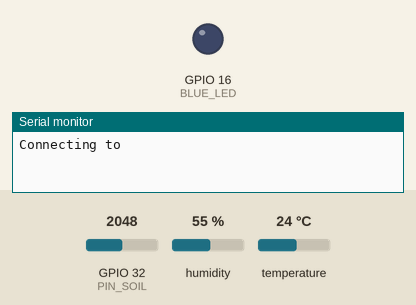
Bench run of a sketch on a simulated ESP32. On the bench: output pins drawn as LEDs (lit = HIGH), the last lines printed to the serial monitor. Inputs (shaded band) come from the test bench; at power-on: GPIO 32 (PIN_SOIL) = 2048, humidity 55 %, temperature 24 °C. WiFi joins after 1.5 s; servers stay silent unless stated; EEPROM starts erased; no MQTT or app messages arrive unless stated.

Above: at 0.1 s.
At 4.7 s:
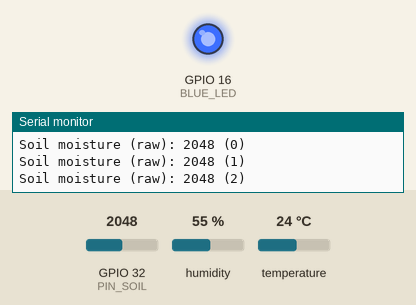
4.8 s: GPIO 32 (PIN_SOIL) set to 3603
Timing chart, 0 to 7.8 s (numbered marks = the images above; inputs shaded):
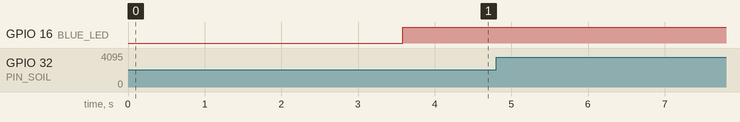

The sketch:

sensor-mqtt.ino
```cpp
#include <WiFi.h>
#include <PubSubClient.h>
#include <DHTesp.h>
#include <Preferences.h>
#include <ESPmDNS.h>
//DHT11 things
#include "DHT.h"

#define DHTPIN 22
#define DHTTYPE DHT11
#define PIN_SOIL 32

DHT dht(DHTPIN, DHTTYPE);

const int BLUE_LED = 16;

const char* ssid = "";
const char* password = "";
const char* mqttServer = "192.168.1.28";
const int mqttPort = 1883;
const char* mqttUser = "";
const char* mqttPassword = "";
const char* mqttTopic = "homeassistant/esp32/%s_002/state";

float asoilmoist = NAN;
float asoilmoistRaw = NAN;
float humidity = dht.readHumidity();
float temperature = dht.readTemperature();

Preferences preferences;

WiFiClient espClient;
PubSubClient client(espClient);

void setup_wifi() {
  delay(10);
  Serial.println();
  Serial.print("Connecting to ");
  Serial.println(ssid);

  WiFi.begin(ssid, password);

  while (WiFi.status() != WL_CONNECTED) {
    delay(500);
    Serial.print(".");
  }

  Serial.println("");
  Serial.print("WiFi connected - ESP IP address: ");
  Serial.println(WiFi.localIP());
}

void smoothValue(float newValue, float& oldValue, String type){
  Serial.println("");
  if(isnan(newValue)) {
    Serial.printf("Failed read NaN for new %s value", type);
    Serial.println("");
  } else {
    Serial.print("Read ");
    Serial.print(newValue);
    Serial.printf(" for new %s value", type);
    Serial.println("");
    if(isnan(oldValue)){
      oldValue = newValue;
    } else {
      oldValue = 0.3*oldValue + 0.7*newValue;
    }
  }
}

float toPercentage(int value, int valueMin, int valueMax, bool revert, String type) {
  {
    char prefName[100];
    sprintf(prefName, "per.%s", type);
    preferences.begin(prefName, false);
  }
  valueMin = preferences.getInt("min", valueMin);
  valueMax = preferences.getInt("max", valueMax);
  if ( value > valueMax ) {
    valueMax = value;
    Serial.printf("Saving new max: %d\n", valueMax);
    preferences.putInt("max", valueMax);
  } else if ( value < valueMin ) {
    valueMin = value;
    Serial.printf("Saving new min: %d\n", valueMin);
    preferences.putInt("min", valueMin);
  }
  preferences.end();

  Serial.printf("Value: %d, Min: %d, Max: %d\n", value, valueMin, valueMax);

  float per = 100.0 * (value - valueMin) / (valueMax - valueMin);
  if ( revert ) {
    per = 100 - per;
  }

  return per;
}

void readMoisture() { // Fetching data from ADC
  const int nb_readings = 20;
  const int measures_time = 10000;
  int soilMoistureLevel = 0;

  for( int i = 0 ; i < nb_readings; i++ ) {
    int reading = analogRead(PIN_SOIL);
    soilMoistureLevel += reading;
    Serial.printf("Soil moisture (raw): %d (%d)\n", reading, i);
    delay(measures_time/nb_readings);
  }
  soilMoistureLevel /= nb_readings;
  Serial.printf("Soil moisture (raw): %d\n", soilMoistureLevel);

  //exponential smoothing of soil moisture
  asoilmoistRaw = toPercentage(soilMoistureLevel, 1100, 3000, true, "soil");
  if (isnan(asoilmoist)) {
    Serial.println("First time moisture read!");
    asoilmoist = asoilmoistRaw;
  } else {
    asoilmoist = 0.9*asoilmoist + 0.1*asoilmoistRaw;
  }

  Serial.printf("Soil moisture (corrected): %.2f%%\n", asoilmoist);
}

void readTemperature() {
  smoothValue(dht.readTemperature(), temperature, "Temperature");
}

void readHumidity() {
  smoothValue(dht.readHumidity(), humidity, "Humidity");
}

void setup() {
  pinMode(BLUE_LED, OUTPUT);
  digitalWrite(BLUE_LED, 0);
  Serial.begin(115200);
  setup_wifi();
  client.setServer(mqttServer, mqttPort);

  dht.begin();
  delay(2000);
}

void loop() {
  if (!client.connected()) {
    digitalWrite(BLUE_LED, 0);
    reconnect();
    digitalWrite(BLUE_LED, 1);
  }
  client.loop();
  Serial.println("");

  readMoisture();
  if(!isnan(asoilmoist) && !isnan(asoilmoistRaw)){
    Serial.printf("Sending moisture %f", asoilmoist);
    Serial.println("");
    publishMoisture(asoilmoist, asoilmoistRaw);
  } else {
    Serial.println("Failed to read mositure");
  }

  // Read the values
  readTemperature();
  if(!isnan(temperature)){
    Serial.printf("Sending temperature %f", temperature);
    Serial.println("");
    publishTemperature(temperature);
  } else {
    Serial.println("Failed to read temperature");
  }

  readHumidity();
  if(!isnan(humidity)){
    Serial.printf("Sending humidity %f", humidity);
    Serial.println("");
    publishHumidity(humidity);
  } else {
    Serial.println("Failed to read humidity");
  }

  delay(10000);  // Wait for 2 seconds before publishing the next message
}

void reconnect() {
  while (!client.connected()) {
    Serial.print("Attempting MQTT connection...");
    if (client.connect("ESP32Client", mqttUser, mqttPassword)) {
      Serial.println("connected");
    } else {
      Serial.print("failed, rc=");
      Serial.print(client.state());
      Serial.println(" try again in 5 seconds");
      delay(5000);
    }
  }
}

void publishTemperature(float value) {
  char message[50];
  char formattedTopic[50];
  sprintf(message, "{\"ok\":true,\"temp\":%f}", value);
  sprintf(formattedTopic, mqttTopic, "temperature");
  client.publish(formattedTopic, message, true);
}

void publishHumidity(float value) {
  char message[50];
  char formattedTopic[50];
  sprintf(message, "{\"ok\":true,\"humid\":%f}", value);
  sprintf(formattedTopic, mqttTopic, "humidity");
  client.publish(formattedTopic, message, true);
}

void publishMoisture(float avgValue, float rawValue) {
  char message[50];
  char formattedTopic[50];
  sprintf(message, "{\"ok\":true,\"avg\":%f,\"raw\":%f}", avgValue, rawValue);
  sprintf(formattedTopic, mqttTopic, "moisture");
  client.publish(formattedTopic, message, true);
}
```
